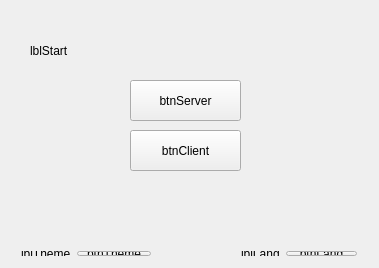
<?xml version="1.0" encoding="UTF-8"?>
<ui version="4.0">
 <class>FrmMain</class>
 <widget class="QWidget" name="FrmMain">
  <property name="geometry">
   <rect>
    <x>0</x>
    <y>0</y>
    <width>379</width>
    <height>268</height>
   </rect>
  </property>
  <property name="windowTitle">
   <string>Multimedia Sharing Tool</string>
  </property>
  <widget class="QLabel" name="lblStart">
   <property name="geometry">
    <rect>
     <x>30</x>
     <y>40</y>
     <width>71</width>
     <height>21</height>
    </rect>
   </property>
   <property name="text">
    <string>lblStart</string>
   </property>
  </widget>
  <widget class="QPushButton" name="btnServer">
   <property name="geometry">
    <rect>
     <x>130</x>
     <y>80</y>
     <width>111</width>
     <height>41</height>
    </rect>
   </property>
   <property name="text">
    <string>btnServer</string>
   </property>
  </widget>
  <widget class="QPushButton" name="btnClient">
   <property name="geometry">
    <rect>
     <x>130</x>
     <y>130</y>
     <width>111</width>
     <height>41</height>
    </rect>
   </property>
   <property name="text">
    <string>btnClient</string>
   </property>
  </widget>
  <widget class="QWidget" name="">
   <property name="geometry">
    <rect>
     <x>10</x>
     <y>240</y>
     <width>152</width>
     <height>27</height>
    </rect>
   </property>
   <layout class="QHBoxLayout" name="horizontalLayout_2">
    <item>
     <widget class="QLabel" name="lblTheme">
      <property name="text">
       <string>lblTheme</string>
      </property>
     </widget>
    </item>
    <item>
     <widget class="QPushButton" name="btnTheme">
      <property name="text">
       <string>btnTheme</string>
      </property>
     </widget>
    </item>
   </layout>
  </widget>
  <widget class="QWidget" name="">
   <property name="geometry">
    <rect>
     <x>230</x>
     <y>240</y>
     <width>138</width>
     <height>27</height>
    </rect>
   </property>
   <layout class="QHBoxLayout" name="horizontalLayout">
    <item>
     <widget class="QLabel" name="lblLang">
      <property name="text">
       <string>lblLang</string>
      </property>
     </widget>
    </item>
    <item>
     <widget class="QPushButton" name="btnLang">
      <property name="text">
       <string>btnLang</string>
      </property>
     </widget>
    </item>
   </layout>
  </widget>
 </widget>
 <layoutdefault spacing="6" margin="11"/>
 <resources/>
 <connections/>
</ui>
